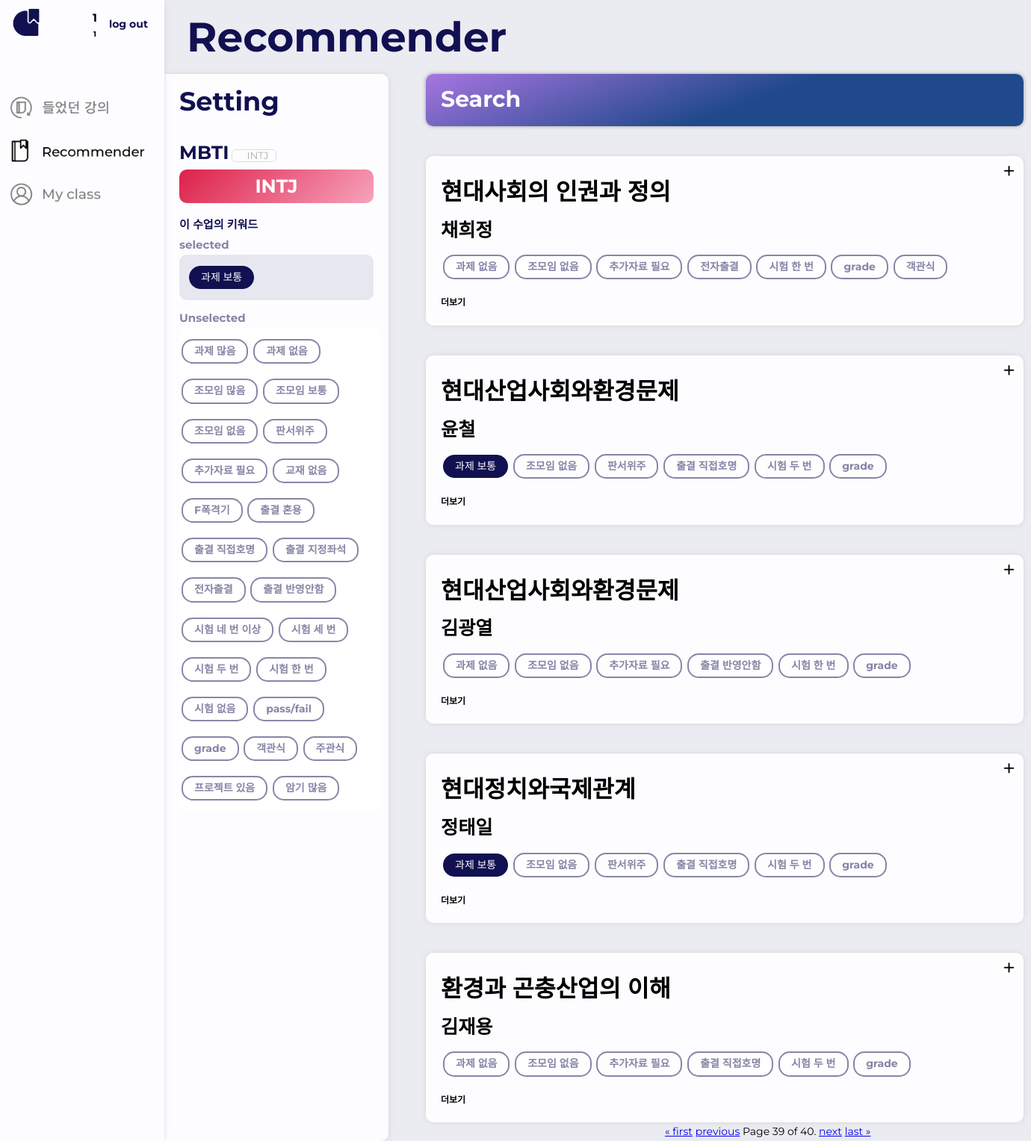
/class_rec_ver2?page=39&menu4=&menu=&menu0=&menu1=&menu2=&menu3=&keyword= (signed in), run on the app's committed database.
### main/models.py (models this page shows, shortened)
class User(AbstractBaseUser):
    userid = models.TextField(max_length=20) # 계정
    username = models.TextField(max_length=20)
    user_number = models.TextField(max_length=10)
    mbti = models.TextField(max_length=4)
    objects = UserManager()
    USERNAME_FIELD = 'userid'
    REQUIRED_FIELDS = ['user_number']

class UserKeyword(models.Model):
    user_id = models.IntegerField()
    keyword_id = models.IntegerField()
    keyword = models.TextField(max_length=10)
    flag = models.IntegerField()

class Subject(models.Model):
    subj_id = models.IntegerField(unique=True)
    subj_name = models.TextField(max_length=20)
    category1 = models.TextField(max_length=10)
    category2 = models.TextField(max_length=10)
    prof_name = models.TextField(max_length=10)
    grading = models.TextField(max_length=100)
    time = models.TextField(max_length=20)
    room = models.TextField(max_length=10)

class SubjectKeyword(models.Model):
    keyword_id = models.IntegerField()
    keyword = models.TextField(max_length=10)

### main/views.py (the view, shortened to what this page needs)
# urls.py: path('class_rec_ver2', views.class_rec_ver2, name='class_rec_ver2'),
def class_rec_ver2(request):
    user = User.objects.get(userid=request.session['userid'])
    subjects_id = []
    subjects = Subject.objects.all().order_by('subj_name')
    try:  # 찜목록 안뜨게
        wishlist = get_list_or_404(WishList, user_id=user.id)
        for wish in wishlist:
            subjects = subjects.exclude(subj_id=wish.subj_id)
    except:
        pass
    user_keyword_list = []
    try:
        keywords = SubjectKeyword.objects.all()
        try:
            user_keyword_list = get_list_or_404(UserKeyword, user_id=user.id)
        except:
            pass
    except:
        pass
    keyword_name_list = []
    user_keyword = UserKeyword.objects.filter(user_id=user.id).filter(flag=1)
    for k in user_keyword:
        keyword_name_list.append(k.keyword)
    subj_keyword_list = []
    for subj in subjects:
        keywords = SubjectKeywords.objects.filter(subj_id=subj.subj_id).filter(value=1)
        li = []
        for k in keywords:
            li.append(SubjectKeyword.objects.get(keyword_id=k.keyword_id).keyword)
        subj_keyword_list.append(li)
    subj_and_keyword = list(zip(subjects, subj_keyword_list))
    if request.method == 'GET':
        print(request.GET.get('menu1', ''))
        if request.GET.get('menu1', '') == '':
            choice = 0
        else:
            choice = int(request.GET.get('menu1', ''))
        if request.GET.get('menu0', '') == '':
            menu4 = 0
        else:
            menu4 = int(request.GET.get('menu0', ''))
        menu1_list = ['전체', '일반교양', '확대교양', '심화교양']
        menu2_1 = ['전체', '인간과문화', '사회와역사', '자연과과학']
        menu2_2 = ['전체', '미래융복합', '국제화', '진로와취업', '예술과체육']
        menu2_3 = ['전체', '문학과문화', '역사와철학', '자연과생명', '기술과문명', '예술과체육']
        menu1 = menu1_list[choice]
        if request.GET.get('menu2', '') == '':
            m2 = 0
        else:
            m2 = int(request.GET.get('menu2', ''))
        if choice == 0:
            menu2 = '전체'
        elif choice == 1:
            menu2 = menu2_1[m2]
        elif choice == 2:
            menu2 = menu2_2[m2]
        elif choice == 3:
            menu2 = menu2_3[m2]
        for subject in subjects:
            subjects_id.append(subject.subj_id)
        recommend_subjects = []
        try:
            if menu4 != 0:
                print('만족도 기반')
                user_keywords = list(UserKeyword.objects.filter(user_id=user.id).values_list('keyword_id', 'flag'))
                user_keywords = [list(x) for x in user_keywords]
                ratings = list(UserSubject.objects.values_list('user_id', 'subj_id', 'rating'))
                ratings = [list(x) for x in ratings]
                goods_single = list(UserSubject.objects.filter(user_id=user.id).values_list('subj_id', 'good'))
                goods_single = [list(x) for x in goods_single]
                goods = list(UserSubject.objects.values_list('user_id', 'subj_id', 'good'))
                goods = [list(x) for x in goods]
                wish = list(WishList.objects.values_list('user_id', 'subj_id'))
                wish = [list(x) for x in wish]
                mbti = list(User.objects.values_list('id', 'mbti'))
                mbti = [list(x) for x in mbti]
                lecture = list(SubjectKeywords.objects.values_list('subj_id', 'keyword_id', 'value'))
                lecture = [list((x[0], x[1], 1)) if x[2] > 1 else list(x) for x in
                           lecture]  # if subjects_id.count(x[0]) > 0
                print(ratings)
                print(goods)
                '''predict(15, 200, 0)

                recommend_ = []'''
                alpha = [0.8, 0, 0, 0.2]
                if menu4 == 2:
                    print("유사 강의순")
                    alpha = [0.2, 0, 0, 0.8]
                ts, lecture_list = total_sim(goods, wish, ratings, lecture, alpha)
                if menu4 == 3:
                    user_keywords_wide = pd.DataFrame(user_keywords, columns=["keyword", "key"])
                    lecture_temp = pd.DataFrame(lecture, columns=["id", "keyword", "value"])
                    print(pre_lec(lecture_temp))
                    recommend_ = keyword_sort(user_keywords_wide, pre_lec(lecture_temp))
                    print(recommend_)
                else:
                    print(alpha)
                    user = user_input(goods_single, lecture_list)
                    recommend_ = recommend(ts, user)
                subj = Subject.objects.all()
                if menu1 != '전체':
                    subj = Subject.objects.filter(category1__contains=menu1).order_by('subj_name')
                    if menu2 != '전체':
                        subj = Subject.objects.filter(category2__contains=menu2).order_by('subj_name')
                try:
                    usersubjectlist = UserSubject.objects.filter(
                        user_id=User.objects.get(userid=request.session['userid']).id)
                    for usersubject in usersubjectlist:
                        subj = subj.exclude(subj_id=usersubject.subj_id)
                except:
                    pass
                subj_id_list = []
                subj_keyword_list = []
                for x in subj:
                    subj_id_list.append(x.subj_id)
                for i in recommend_:
                    if i in subj_id_list:
                        subj = Subject.objects.get(subj_id=i)
                        subj_keyword = SubjectKeywords.objects.filter(subj_id=i).filter(value=1)
                        li = []
                        for k in subj_keyword:
                            li.append(SubjectKeyword.objects.get(keyword_id=k.keyword_id).keyword)
                        subj_keyword_list.append(li)
                        recommend_subjects.append(subj)
                subj_and_keyword = list(zip(recommend_subjects, subj_keyword_list))
        except Exception as ex:
            print(ex.__str__())
            pass
        paginator = Paginator(subj_and_keyword, 5)
        page_number = request.GET.get('page')
        page_obj = paginator.get_page(page_number)
        return render(request, 'main/class_rec_ver2.html', {
            'user': User.objects.get(userid=request.session['userid']),
            'keyword_name_list': keyword_name_list,
            'subj_and_keyword': subj_and_keyword,
            'user_keyword_list': user_keyword_list,
            'page_obj': page_obj,
        })

### main/templates/main/class_rec_ver2.html (shortened to what this page needs)
{% load static %}
<html>
    <head>
        <LINK HREF="{% static 'main/css/ClassRecVer2.css' %}" rel="stylesheet" />
    </head>
    <body>
        <div class="all">
            <div class="menu_bar">
                <div class="profile">
                    <div class="profile_logo">
                        <img src="{% static 'main/img/main_logo.png' %}" width="40px" height='40px' >
                    </div>
                    <div class="profile_name">
                        <span style="font-size: 15px; font-weight: bold; ">{{ user.username }}</span><br>
                        <span style="font-size: 10px; font-weight: bold; opacity: 50; ">{{ user.user_number }}</span>
                    </div>
                    <div class="logout">
                        <a href="{% url 'main:logout' %}" >log out</a>
                    </div>
                </div>
                <ul class="menu_list" >
                    <li class="menu_button" >
                        <A href="{% url 'main:pre_lec_ver2' %}" >
                            <img src="{% static 'main/img/들었던강의.png' %}" width="200" height='40' >
                        </A>
                    </li>
                    <li class="menu_button_thisPage">
                        <A href="{% url 'main:class_rec_ver2' %}"  >
                            <img src="{% static 'main/img/recommender.png' %}" width="200" height='40' >
                        </A>
                    </li>
                    <li class="menu_button">
                        <A href="{% url 'main:my_class_ver2' %}" >
                            <img src="{% static 'main/img/my_class.png' %}" width="200" height='40' >
                        </A>
                    </li>
                </ul>
            </div>
            <div class="container" >
                <div class="page_title">
                    <span style="font-size: 55px; font-weight: bold; ">Recommender</span>
                </div>
                <div class="content_container">
                    <div class="setting_container">
                        <div class="setting_title">
                            <span style="font-size: 35px; font-weight: bold; ">Setting</span>
                        </div>
                        <div class="mbti_window">
                            <span style="font-size: 25px; font-weight: bold; ">MBTI</span>
                            <select name='mbti' class="mbtiSelect" onchange="changeMbti(false)">
                                <option value='0'>INTJ</option>
                            </select>
                            <br>
                            <div class="mbtiframe" id="mbtiframeRed">
                                <form id="mbti_form" action="class_rec_ver2/mbti" method="post"> {% csrf_token %}
                                    <div class="mymbti" style="font-size: 25px; font-weight: bold; position: relative; text-align: center;">INTJ</div>
                                </form>
                            </div>
                        </div>
                        <div class="keyword_window">
                            <span style="font-size: 15px; font-weight: bold; ">이 수업의 키워드</span><br>
                            <span style="font-size: 15px; font-weight: bold; opacity: 0.5; ">selected</span>
                            <div class="selected_keyword_window">
                                {% for keyword in user_keyword_list %}
                                    {% if keyword.flag == 1 %}
                                        <div id='selected_keyword' class="selected_keyword_button" key="{{keyword.keyword_id}}">{{ keyword.keyword }}</div>
                                {% endif %}
                                {% endfor %}
                            </div>
                            <span style="font-size: 15px; font-weight: bold; opacity: 0.5; ">Unselected</span>
                            <div class="unselected_keyword_window">
                                {% for keyword in user_keyword_list %}
                                    {% if keyword.flag == 0 %}
                                        <div id='unselected_keyword' class="unselected_keyword_button" key="{{keyword.keyword_id}}">{{ keyword.keyword }}</div>
                                    {% endif %}
                                {% endfor %}
                            </div>
                        </div>
                    </div>
                    <div class="search_container">
                        <div class="search_window" onclick="showPopup()">
                            <div class="search_title" >
                                <span style="font-size: 30px; font-weight: bold; ">Search</span>
                            </div>
                            <div class="classTypeFrame">
                            </div>
                        </div>
                        {% for subject, keywords in page_obj %}
                            <div class="class_window">
                                <div class="class_basic_window">
                                    <div class="class_name_window">
                                        <span style="font-size: 2.25rem; font-weight: bold; ">{{subject.subj_name}}</span><br>
                                        <span style="font-size: 1.8rem; font-weight: bold; ">{{subject.prof_name}}</span>
                                        <div class="class_keyword_window">
                                            {% for keyword in keywords %}
                                                {% if keyword in keyword_name_list %}
                                                    <div class="selected_keyword_show">{{ keyword }}</div>
                                                {% else %}
                                                    <div class="unselected_keyword_show">{{ keyword }}</div>
                                                {% endif%}
                                            {% endfor %}
                                        </div>
                                    </div>
                                    <div class="class_button_window">
                                        <div class="plus_button" >
                                            <a href="./class_rec_ver2/wish/{{ subject.subj_id }}"><img src="{% static 'main/img/plus.png'%}" width="15" height="15"></a>
                                        </div>
                                    </div>
                                </div>
                                <div class="class_more_window">
                                    <div class="more_button" onclick="moreshow({{ subject.subj_id }})" >
                                        <span style="font-size: 12px; font-weight: bold; "> 더보기</span>
                                    </div>
                                </div>
                            </div>
                        {% endfor %}
                         <div class="pagination" style="margin-left:40%;">
                            <span class="step-links">
                                {% if page_obj.has_previous %}
                                    <a href="?page=1&menu4={{ get.menu4 }}&menu={{ get.menu }}&menu0={{ get.menu0 }}&menu1={{ get.menu1 }}&menu2={{ get.menu2 }}&menu3={{ get.menu3 }}&keyword={{ get.keyword }}">&laquo; first</a>
                                    <a href="?page={{ page_obj.previous_page_number }}&menu4={{ get.menu4 }}&menu={{ get.menu }}&menu0={{ get.menu0 }}&menu1={{ get.menu1 }}&menu2={{ get.menu2 }}&menu3={{ get.menu3 }}&keyword={{ get.keyword }}">previous</a>
                                {% endif %}
                                <span class="current">
                                    Page {{ page_obj.number }} of {{ page_obj.paginator.num_pages }}.
                                </span>
                                {% if page_obj.has_next %}
                                    <a href="?page={{ page_obj.next_page_number }}&menu4={{ get.menu4 }}&menu={{ get.menu }}&menu0={{ get.menu0 }}&menu1={{ get.menu1 }}&menu2={{ get.menu2 }}&menu3={{ get.menu3 }}&keyword={{ get.keyword }}">next</a>
                                    <a href="?page={{ page_obj.paginator.num_pages }}&menu4={{ get.menu4 }}&menu={{ get.menu }}&menu0={{ get.menu0 }}&menu1={{ get.menu1 }}&menu2={{ get.menu2 }}&menu3={{ get.menu3 }}&keyword={{ get.keyword }}">last &raquo;</a>
                                {% endif %}
                            </span>
                        </div>
                    </div>
                </div>
            </div>
        </div>
    </body>
</html>

### data on the page
User: username "1", user_number "1"
UserKeyword: keyword "과제 보통"
UserKeyword: keyword "과제 많음"
UserKeyword: keyword "과제 없음"
UserKeyword: keyword "조모임 많음"
UserKeyword: keyword "조모임 보통"
UserKeyword: keyword "조모임 없음"
UserKeyword: keyword "판서위주"
UserKeyword: keyword "추가자료 필요"
UserKeyword: keyword "교재 없음"
UserKeyword: keyword "F폭격기"
UserKeyword: keyword "출결 혼용"
UserKeyword: keyword "출결 직접호명"
UserKeyword: keyword "출결 지정좌석"
UserKeyword: keyword "전자출결"
UserKeyword: keyword "출결 반영안함"
UserKeyword: keyword "시험 네 번 이상"
UserKeyword: keyword "시험 세 번"
UserKeyword: keyword "시험 두 번"
UserKeyword: keyword "시험 한 번"
UserKeyword: keyword "시험 없음"
UserKeyword: keyword "pass/fail"
UserKeyword: keyword "grade"
UserKeyword: keyword "객관식"
UserKeyword: keyword "주관식"
UserKeyword: keyword "프로젝트 있음"
UserKeyword: keyword "암기 많음"
Subject: subj_name "현대사회의 인권과 정의", prof_name "채희정"
SubjectKeyword: keywords "과제 없음" "과제 없음" "과제 없음"
SubjectKeyword: keywords "조모임 없음" "조모임 없음" "조모임 없음" "조모임 없음" "조모임 없음"
SubjectKeyword: keywords "추가자료 필요" "추가자료 필요" "추가자료 필요"
SubjectKeyword: keywords "전자출결"
SubjectKeyword: keywords "시험 한 번" "시험 한 번"
SubjectKeyword: keywords "grade" "grade" "grade" "grade" "grade"
SubjectKeyword: keywords "객관식"
Subject: subj_name "현대산업사회와환경문제", prof_name "윤철"
SubjectKeyword: keywords "과제 보통" "과제 보통"
SubjectKeyword: keywords "판서위주" "판서위주"
SubjectKeyword: keywords "출결 직접호명" "출결 직접호명" "출결 직접호명"
SubjectKeyword: keywords "시험 두 번" "시험 두 번" "시험 두 번"
Subject: subj_name "현대산업사회와환경문제", prof_name "김광열"
SubjectKeyword: keywords "출결 반영안함"
Subject: subj_name "현대정치와국제관계", prof_name "정태일"
Subject: subj_name "환경과 곤충산업의 이해", prof_name "김재용"

### other printed values
{{ page_obj.number }} "39"
{{ page_obj.paginator.num_pages }} "40"
